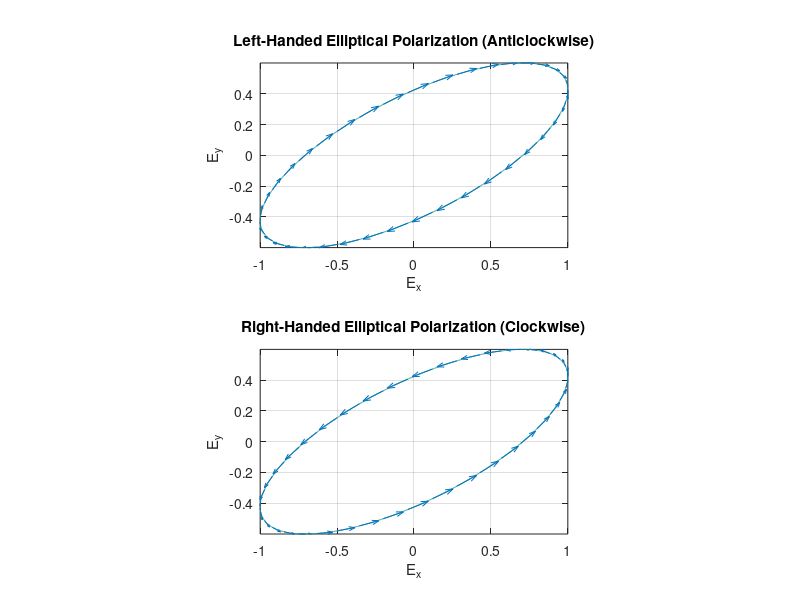

Source code (MATLAB):
% Parameters
E1 = 1;
E2 = 0.6;

% Grid for ellipse contour
Ex = linspace(-E1, E1, 1000);
Ey = linspace(-E2, E2, 1000);
[EX, EY] = meshgrid(Ex, Ey);

figure;

% -------- LHE : ANTICLOCKWISE --------
delta = pi/4;

F = (EX.^2)/(E1^2) ...
    - (2*EX.*EY)/(E1*E2)*cos(delta) ...
    + (EY.^2)/(E2^2) ...
    - sin(delta)^2;

subplot(2,1,1);
contour(EX, EY, F, [0 0]);
axis equal; grid on;
xlabel('E_x'); ylabel('E_y');
title('Left-Handed Elliptical Polarization (Anticlockwise)');

% ---- Anticlockwise arrows ----
t = linspace(0, 2*pi, 40);   % increasing t → anticlockwise
Ex_t = E1*cos(t);
Ey_t = E2*cos(t + delta);

u = -E1*sin(t);
v = -E2*sin(t + delta);

hold on;
quiver(Ex_t, Ey_t, u, v, 0.4);
hold off;

% -------- RHE : CLOCKWISE --------
delta = -pi/4;

F = (EX.^2)/(E1^2) ...
    - (2*EX.*EY)/(E1*E2)*cos(delta) ...
    + (EY.^2)/(E2^2) ...
    - sin(delta)^2;

subplot(2,1,2);
contour(EX, EY, F, [0 0]);
axis equal; grid on;
xlabel('E_x'); ylabel('E_y');
title('Right-Handed Elliptical Polarization (Clockwise)');

% ---- Clockwise arrows ----
t = linspace(0, -2*pi, 40);  % decreasing t → clockwise
Ex_t = E1*cos(t);
Ey_t = E2*cos(t + delta);

u = -E1*sin(t);
v = -E2*sin(t + delta);

hold on;
quiver(Ex_t, Ey_t, u, v, 0.4);
hold off;
